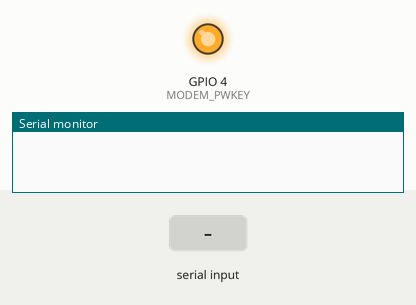
Bench run of a sketch on a simulated ESP32. On the bench: output pins drawn as LEDs (lit = HIGH), the last lines printed to the serial monitor. Inputs (shaded band) come from the test bench. The modem accepts every AT command (registered, SIM ready, sends succeed) and sends nothing else; pins used as bus, display or sensor lines are not drawn.

Above: at 2.9 s.
At 10.0 s:
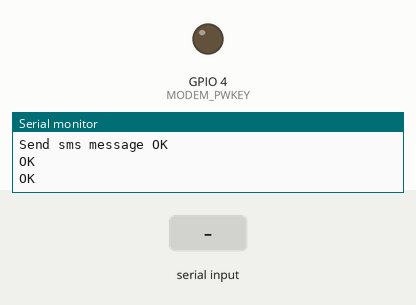
10.1 s: "+CMT: \n" received over the second serial link
11.6 s: "1\n" received over the second serial link
Timing chart, 0 to 14.6 s (numbered marks = the images above; inputs shaded):
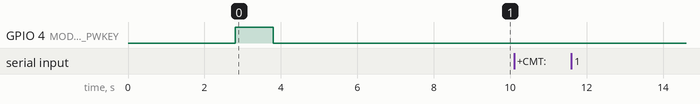

The sketch:

send_and_recieve_sms_with_A7670G_and_ESP32.ino
```cpp
#define TINY_GSM_MODEM_A7670
#define SerialMon Serial
#define SerialAT Serial1
#define TINY_GSM_DEBUG SerialMon
#define GSM_PIN ""

#include <TinyGsmClient.h>

#define ADMIN_NUMBER "+8801715497977"

// === SIM7600 Pin Definitions ===
#define MODEM_RESET_PIN 5
#define MODEM_PWKEY 4
#define MODEM_POWER_ON 12
#define MODEM_TX 26
#define MODEM_RX 27
#define MODEM_RESET_LEVEL HIGH

#ifdef DUMP_AT_COMMANDS
#include <StreamDebugger.h>
StreamDebugger debugger(SerialAT, Serial);
TinyGsm modem(debugger);
#else
TinyGsm modem(SerialAT);
#endif

String phoneNumber = "";
String text = "";

void setup() {
  SerialMon.begin(115200);
  // Power ON the modem
  pinMode(MODEM_POWER_ON, OUTPUT);
  digitalWrite(MODEM_POWER_ON, HIGH);

  // Hardware reset
  pinMode(MODEM_RESET_PIN, OUTPUT);
  digitalWrite(MODEM_RESET_PIN, !MODEM_RESET_LEVEL);
  delay(100);
  digitalWrite(MODEM_RESET_PIN, MODEM_RESET_LEVEL);
  delay(2600);
  digitalWrite(MODEM_RESET_PIN, !MODEM_RESET_LEVEL);

  // Toggle PWRKEY to power up the modem
  pinMode(MODEM_PWKEY, OUTPUT);
  digitalWrite(MODEM_PWKEY, LOW);
  delay(100);
  digitalWrite(MODEM_PWKEY, HIGH);
  delay(1000);
  digitalWrite(MODEM_PWKEY, LOW);

  SerialMon.println("Wait ...");
  SerialAT.begin(115200, SERIAL_8N1, MODEM_RX, MODEM_TX);
  delay(3000);

  SerialMon.println("Initializing modem...");
  if (!modem.init()) {
    SerialMon.println("Failed to restart modem, delaying 10s and retrying");
    delay(10000);
    return;
  }
  Serial.println("Wait SMS Done.");
  if (!modem.waitResponse(100000UL, "SMS DONE")) {
    Serial.println("Can't wait from sms register ....");
    return;
  }
  String modemInfo = modem.getModemInfo();
  SerialMon.print("Modem Info: ");
  SerialMon.println(modemInfo);
  // Unlock SIM if needed
  if (GSM_PIN && modem.getSimStatus() != 3) {
    modem.simUnlock(GSM_PIN);
  }
  SerialMon.print("Waiting for network...");
  if (!modem.waitForNetwork()) {
    SerialMon.println(" fail");
    delay(10000);
    return;
  }
  SerialMon.println(" success");
  if (modem.isNetworkConnected()) {
    SerialMon.println("Network connected");
  }

  String imei = modem.getIMEI();
  Serial.print("Init success, start to send message to  ");
  Serial.println(ADMIN_NUMBER);
  bool res = modem.sendSMS(ADMIN_NUMBER, String("Hello from ") + imei);
  Serial.print("Send sms message ");
  Serial.println(res ? "OK" : "fail");

  // Enable SMS text mode and notifications
  SerialAT.print("AT+CMGF=1\r");
  delay(1000);
  SerialAT.print("AT+CNMI=2,2,0,0,0\r");
  delay(1000);
}

void loop() {
  while (SerialAT.available()) {
    String response = SerialAT.readStringUntil('\n');
    Serial.println(response);
    // Incoming SMS
    if (response.startsWith("+CMT: ")) {
      int firstQuotePos = response.indexOf("+CMT: ") + 7;
      int secondQuotePos = response.indexOf("\"", firstQuotePos);
      phoneNumber = response.substring(firstQuotePos, secondQuotePos);
      Serial.print("Phone Number: ");
      Serial.println(phoneNumber);
    }
  }
}
```
